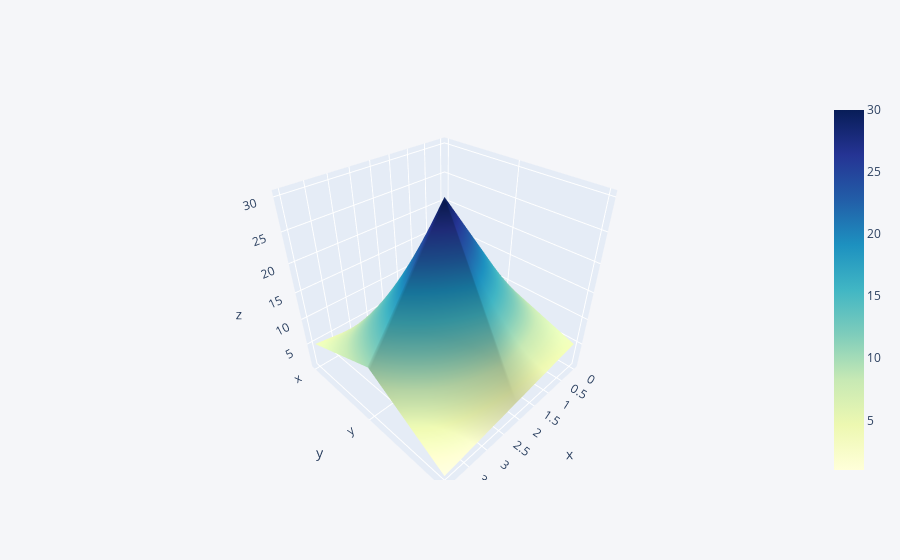

The cell this chart's notebook holds for it:
### Code cell
df3.iplot(kind = 'surface', colorscale = 'ylgnbu')

### Figure 1 — Plotly figure (JSON) as saved in the notebook; plotly's stock layout.template omitted (floating-point values rounded to 4 significant figures)
{"data": [{"colorscale": [[0, "rgb(255,255,217)"], [0.125, "rgb(237,248,177)"], [0.25, "rgb(199,233,180)"], [0.375, "rgb(127,205,187)"], [0.5, "rgb(65,182,196)"], [0.625, "rgb(29,145,192)"], [0.75, "rgb(34,94,168)"], [0.875, "rgb(37,52,148)"], [1, "rgb(8,29,88)"]], "type": "surface", "x": [0, 1, 2, 3, 4], "y": ["x", "y", "z"], "z": [[1, 2, 3, 4, 5], [10, 20, 30, 20, 10], [5, 4, 3, 2, 1]]}], "layout": {"legend": {"bgcolor": "#F5F6F9", "font": {"color": "#4D5663"}}, "paper_bgcolor": "#F5F6F9", "plot_bgcolor": "#F5F6F9", "title": {"font": {"color": "#4D5663"}}, "xaxis": {"gridcolor": "#E1E5ED", "showgrid": true, "tickfont": {"color": "#4D5663"}, "title": {"font": {"color": "#4D5663"}, "text": ""}, "zerolinecolor": "#E1E5ED"}, "yaxis": {"gridcolor": "#E1E5ED", "showgrid": true, "tickfont": {"color": "#4D5663"}, "title": {"font": {"color": "#4D5663"}, "text": ""}, "zerolinecolor": "#E1E5ED"}}}
